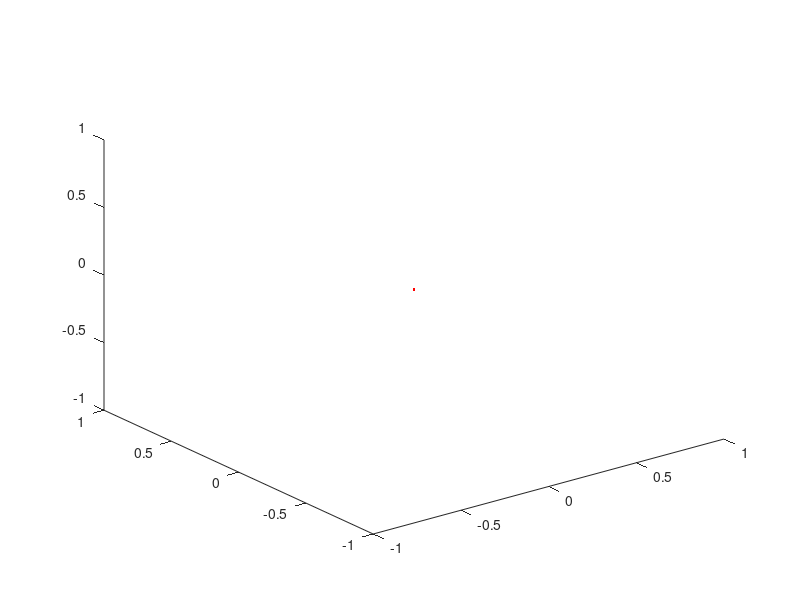

The MATLAB script that drew this image: (Note: this script raises an error after producing the figure.)
close all
clear all

%% --- Parameters Setting ---

nVertex = 150;
nBlock = 3;
dimLatentPosition = nBlock;
diag = 0.5;
offdiag = 0.1;
r = 5;
gStart = 1;
gEnd = 1;

lambdaVec = (1:999)/1000;
% lambdaVec = [0.1];
nLambda = length(lambdaVec);

%% --- Result of Error Rates ---

nuVec = zeros(nLambda, nBlock, dimLatentPosition);
deltaNu = zeros(1, nLambda - 1);
resultVec = [];

% Go over different lambda.
for iLambda = 1:nLambda
    lambda = lambdaVec(iLambda);
    iProbMatrix = gStart;
    if exist(['./results/results-SBMopti-Block-sim-dir-n' ...
            num2str(nVertex) '-diag' num2str(diag) '-offdiag' ...
            num2str(offdiag) '-r' num2str(r) '-lambda' ...
            num2str(lambda) '-pmatrix' num2str(iProbMatrix) '.mat'])
        load(['./results/results-SBMopti-Block-sim-dir-n' ...
            num2str(nVertex) '-diag' num2str(diag) '-offdiag' ...
            num2str(offdiag) '-r' num2str(r) '-lambda' ...
            num2str(lambda) '-pmatrix' num2str(iProbMatrix) '.mat']);
        nuVec(iLambda, :, :) = nuBest;
        resultVec = [resultVec iLambda];
    end
    if (iLambda > 1)
        deltaNu(iLambda - 1) = norm(squeeze(nuVec(iLambda, :, :)) - ...
            squeeze(nuVec(iLambda - 1, :, :)));
    end
end


nVec = 1:100;

% plot(deltaNu);
plot3(squeeze(nuVec(:, 1, 1)), squeeze(nuVec(:, 1, 2)), squeeze(nuVec(:, 1, 3)), '.b');
hold on;
plot3(squeeze(nuVec(:, 2, 1)), squeeze(nuVec(:, 2, 2)), squeeze(nuVec(:, 2, 3)), '.b');
hold on;
plot3(squeeze(nuVec(:, 3, 1)), squeeze(nuVec(:, 3, 2)), squeeze(nuVec(:, 3, 3)), '.b');
hold on;
plot3(squeeze(nuVec(nVec, 1, 1)), squeeze(nuVec(nVec, 1, 2)), squeeze(nuVec(nVec, 1, 3)), '.r');
hold on;
plot3(squeeze(nuVec(nVec, 2, 1)), squeeze(nuVec(nVec, 2, 2)), squeeze(nuVec(nVec, 2, 3)), '.r');
hold on;
plot3(squeeze(nuVec(nVec, 3, 1)), squeeze(nuVec(nVec, 3, 2)), squeeze(nuVec(nVec, 3, 3)), '.r');
hold on;


% nuStar

nBlock = 3;
dimLatentPosition = nBlock;
epsilonInB = 0.2;
rho = repmat(1/nBlock, 1, nBlock);
tol = 1e-4;
maxIter = 100;
muB = 0.3;
B = (muB - epsilonInB)*ones(nBlock, nBlock) + 2*epsilonInB*eye(nBlock);
projectoptions = optimoptions('fmincon', 'TolX', 1e-6, 'MaxIter', ...
    10000, 'MaxFunEvals', 10000);


nuStar = asge(B, dimLatentPosition);

% Pre-projection
rotationMatrix = fmincon(@(x) projectobjectivefun(x, ...
    dimLatentPosition, nuStar), ...
    reshape(eye(dimLatentPosition), dimLatentPosition^2, 1), ...
    [], [], [], [], - ones(dimLatentPosition^2, 1), ...
    ones(dimLatentPosition^2, 1), @(x) ...
    projectconditionfun(x, dimLatentPosition, dimLatentPosition, ...
    nuStar), projectoptions);
rotationMatrix = reshape(rotationMatrix, dimLatentPosition, ...
    dimLatentPosition);

% Rotate the latent positions
nuStar = nuStar*rotationMatrix;


hold on;
plot3(nuStar(1, 1), nuStar(1, 2), nuStar(1, 3), 'go')
plot3(nuStar(2, 1), nuStar(2, 2), nuStar(2, 3), 'go')
plot3(nuStar(3, 1), nuStar(3, 2), nuStar(3, 3), 'go')




% squeeze(nuVec(resultVec(1), 1, :))'
% nuStar
% (r*nuStar + 1)/(r+4)